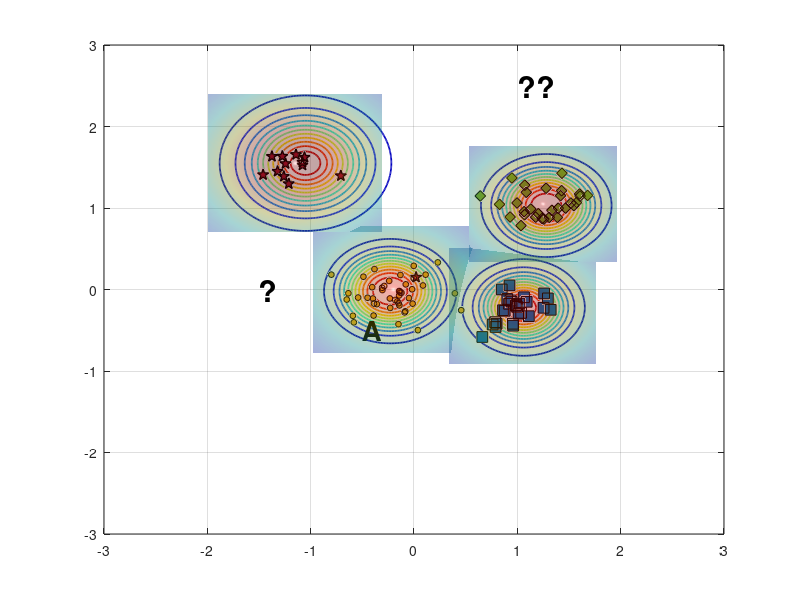

Recreate this plot in MATLAB. (Note: this script raises an error after producing the figure.)
%% Reproduce EVM-style demo figure (no toolboxes)
clear; close all; clc; rng(7);

% ---------- 1) 合成四类二维数据 ----------
% 类中心（大致对应图中位置）
C_star  = [-1.15  1.55];   % 红色星
C_diam  = [ 1.25  1.05];   % 绿色菱形
C_square= [ 1.05 -0.20];   % 蓝色方块
C_dot   = [-0.20  0.00];   % 蓝色小点（被 A 标注影响的那簇）

% 协方差（控制每簇形状）
S = @(sx,sy,rho)[sx^2 rho*sx*sy; rho*sx*sy sy^2];
Sig_star   = S(0.18,0.20, 0.05);
Sig_diam   = S(0.22,0.18,-0.10);
Sig_square = S(0.20,0.16, 0.05);
Sig_dot    = S(0.25,0.18, 0.00);

% 从高斯采样（不用 mvnrnd）
sample = @(N,mu,SIG) (randn(N,2)*chol(SIG,'lower') + mu);

X_star   = sample(12,C_star,   Sig_star);
X_diam   = sample(30,C_diam,   Sig_diam);
X_square = sample(28,C_square, Sig_square);
X_dot    = sample(45,C_dot,    Sig_dot);

% 加一个“离群星”靠近 A（见原图左中）
X_star = [X_star; 0.02 0.15];

% ---------- 2) 底面散点与样式 ----------
figure('Color','w','Position',[100,100,800,600]);
hold on; box on; grid on;
z0 = 0; % 所有散点都放在 z=0 的平面

% 确保按照绘制顺序叠放，便于把散点置顶
set(gca,'SortMethod','childorder');

h_star   = scatter3(X_star(:,1),  X_star(:,2),  z0+zeros(size(X_star,1),1),  70, ...
        'pentagram', 'filled', 'MarkerEdgeColor','k', 'MarkerFaceColor',[0.635294 0.0784314 0.184314], 'LineWidth',1.0); % 红色五角星 #A2142F
h_diam   = scatter3(X_diam(:,1),  X_diam(:,2),  z0+zeros(size(X_diam,1),1),  60, ...
        'd', 'filled', 'MarkerEdgeColor','k', 'MarkerFaceColor',[0.466667 0.674510 0.188235]); % 绿色菱形 #77AC30
h_square = scatter3(X_square(:,1),X_square(:,2),z0+zeros(size(X_square,1),1),60, ...
        's', 'filled', 'MarkerEdgeColor','k', 'MarkerFaceColor',[0 0.447059 0.741176]); % 蓝色正方形 #0072BD
h_dot    = scatter3(X_dot(:,1),   X_dot(:,2),   z0+zeros(size(X_dot,1),1),   18, ...
        'o', 'filled', 'MarkerEdgeColor','k', 'MarkerFaceColor',[0.929412 0.694118 0.125490]); % 黄色圆形 #EDB120


% ---------- 3) ψ-model 等值环（彩色同心） ----------
% 采用带形状参的径向函数 psi(r) = exp(-(r/s)^t)
psi = @(X,Y,cx,cy,s,t) exp( - ( sqrt((X-cx).^2 + (Y-cy).^2) ./ s ).^t );

% 选几处“极端向量/代表点”（包含 A 所在）
EV = [ -0.23 -0.02 ;   % A 对应蓝点极端向量
        1.06 -0.22 ;   % 蓝方块
        1.28  1.03 ;   % 绿菱形
       -1.05  1.55 ];  % 红星
scale = [0.42, 0.36, 0.40, 0.48];   % 各自 scale
shape = [2.6,  2.2,  2.4,  2.0];    % 各自 shape

% 网格
[xg,yg] = meshgrid(linspace(-3,3,400));
colormap(jet); caxis([0 1]);

% 等高线层级（红到蓝：高到低）
levels = linspace(1.0,0.05,12);

for k = 1:size(EV,1)
    Z = psi(xg,yg,EV(k,1),EV(k,2),scale(k),shape(k));
    [~, h] = contour(xg,yg,Z,levels);    % 直接画在底面，保持颜色映射
    set(h,'LineWidth',1.25);

    % 将等高线明确压到 z=0（兼容不同 MATLAB 版本）
    ch = get(h,'Children');
    for ic = 1:numel(ch)
        zd = get(ch(ic),'ZData');
        if ~isempty(zd)
            set(ch(ic),'ZData',zeros(size(zd))); % 强制贴在 z=0
        end
    end
end

% 标出 A 与问号
text(-0.5,-0.5,0,'A','FontWeight','bold','FontSize',20,'Color','k');
text( 1, 2.5,0,'??','FontWeight','bold','FontSize',22,'Color','k');
text( -1.5,0,0,'?','FontWeight','bold','FontSize',22,'Color','k');

% ---------- 4) 上方半透明“钟形面”（表示类支持/概率） ----------
% 用四个高斯穹顶，中心与各簇一致
gauss2 = @(X,Y,cx,cy,s) exp(-((X-cx).^2 + (Y-cy).^2)/(2*s^2));
tops  = {C_star, C_diam, C_square, C_dot};
sigT  = [0.65 0.55 0.55 0.60];
amp   = [1.05 0.95 0.90 0.85];

% 抬高穹顶，并缩小每个穹顶的覆盖范围（为每个穹顶使用局部网格）
zlift      = 0.18;   % 统一抬高量（不改变颜色映射）
spanFactor = 1.3;    % 每个穹顶半宽 = spanFactor * sigma（越小覆盖越小）
gridN      = 121;    % 局部网格分辨率

for i=1:4
    cx = tops{i}(1); cy = tops{i}(2);
    span = spanFactor * sigT(i);
    [xgi,ygi] = meshgrid(linspace(cx - span, cx + span, gridN), ...
                         linspace(cy - span, cy + span, gridN));

    Zt = amp(i) * gauss2(xgi,ygi,cx,cy,sigT(i));
    % 用 Zt 作为颜色，Zt+zlift 作为高度，从而抬高且保留原色
    s1 = surf(xgi,ygi, Zt + zlift, Zt, 'EdgeColor','none', 'FaceAlpha',0.35);
end
shading interp; camlight headlight; lighting gouraud;

% 将散点推到顶层
uistack([h_star h_diam h_square h_dot], 'top');
% 将contoru推到顶层

% ---------- 5) 轴、视角与观感 ----------
xlim([-2 2]); ylim([-1 3]); zlim([0 1.25]); view(-67,22);
axis vis3d; daspect([1 1 0.8]);
set(gca,'FontName','Times New Roman','FontSize',12,'LineWidth',1);
% xlabel('x'); ylabel('y'); zlabel('score / \psi');

% 网格和背景风格
grid on; 
% set(gca,'GridAlpha',0.2,'MinorGridAlpha',0.2);
